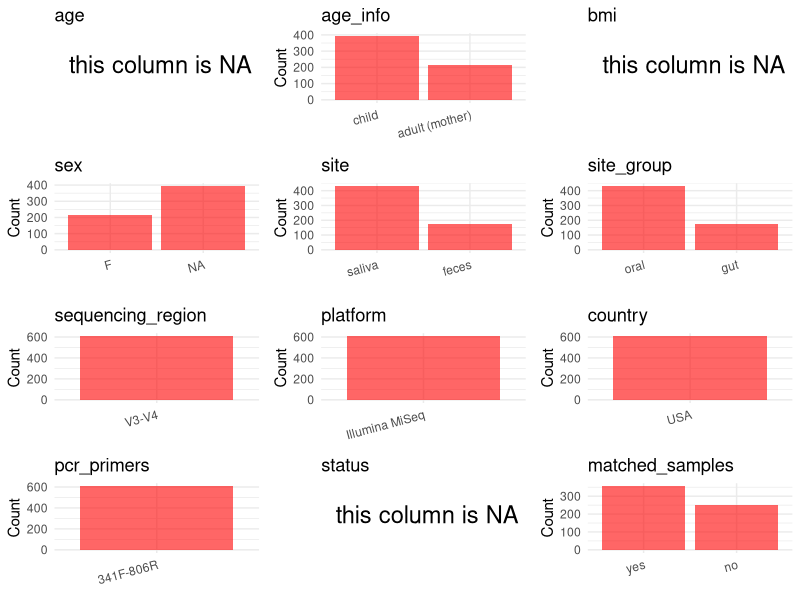

Write R code to recreate this figure. (Note: this script raises an error after producing the figure.)
## ---- chunk 1
# Load libraries
library(dplyr)
library(ggplot2)
library(cowplot)

# (1) Setting working directory
# EDIT HERE: change project_id for each study
project_id <- "PRJNA420339"

base_dir <- "/beegfs/huangxiaochang/global_oral/global-oral-microbiome/data/projects/"
setwd(file.path(base_dir, project_id))

# (2) Loading raw SRA metadata file
sra_file <- "SraRunTable.csv"
initial_meta <- read.csv("SraRunTable.csv", header = TRUE)

# (3) OPTIONAL: If extra metadata (e.g., Table.x or supplemental materials) are available from the article, you may need to merge the file with initial_meta manually. Below is example code for merging. Depending on the specific case of each study, you can customize the code as needed.
# supp_table <- read.csv("supplemental_table.csv", header = TRUE)
# initial_meta <- left_join(initial_meta, supp_table, by = merge_col_name)
## ---- chunk 2
# (1) Read the article in the following order: abstract, the beginning of the results section, and the methods. Understand the sample size, experimental design, and disease group overview. Clarify the sampling sites; for oral and gut samples, specify the exact sites like supragingival plaque, tongue, etc.

# (2) IMPORTANT: MUST go through each column of initial_meta
# head(initial_meta, 10)

# IMPORTANT: Check the unique values in the column of interest or query column.
# lapply(initial_meta[c('body_habitat', 'body_product', 'body_site')], table) # site
# table(initial_meta$host_subject_id) # subject id
# table(initial_meta$platform..exp.) # output is Illumina
# table(initial_meta$target_subfragment..exp.)
## ---- chunk 3
# (1) EDIT HERE: Parameter setup
# NOTE: This project has no lab control samples (blanks/positives) or non-human samples. Leave keywords empty to skip filtering.
control_column <- NA   # column name in initial_meta
# unique(initial_meta[[control_column]])  # uncomment to explore
control_keywords <- c()     # Enter exact keywords

species_column <- NA          # column name in initial_meta
# unique(initial_meta[[species_column]])  # uncomment to explore
non_human_keywords <- c()            # Enter exact keywords


# (2) Remove controls and non-human samples. DO NOT need to modify code in this part, just run it.
n_samples <- nrow(initial_meta)
# Control evaluation
if (length(control_keywords) > 0) {
  if (is.null(control_column) || control_column == "") {
    stop("Error: control_keywords provided but control_column is missing.")
  }

  if (!(control_column %in% colnames(initial_meta))) {
    stop(sprintf("Error: Column '%s' not found in initial_meta.", control_column))
  }

  control_pattern <- paste(control_keywords, collapse = "|")
  control_text <- initial_meta[[control_column]]
  is_control <- grepl(control_pattern, control_text)

} else {
  is_control <- rep(FALSE, n_samples)
}

# Non-human evaluation
if (length(non_human_keywords) > 0) {
  if (is.null(species_column) || species_column == "") {
    stop("Error: non_human_keywords provided but species_column is missing.")
  }

  if (!(species_column %in% colnames(initial_meta))) {
    stop(sprintf("Error: Column '%s' not found in initial_meta.", control_column))
  }

  non_human_pattern <- paste(non_human_keywords, collapse = "|")
  species_text <- initial_meta[[species_column]]
  is_non_human <- grepl(non_human_pattern, species_text)
} else {
  is_non_human <- rep(FALSE, n_samples)
}

# Execute removal
samples_to_remove <- is_control | is_non_human
initial_meta <- initial_meta[!samples_to_remove, ]

cat("Initial samples counts:",n_samples,"\n")
cat("Removed control samples:", sum(is_control), "\n")
cat("Removed non-human samples:", sum(is_non_human), "\n")
cat("Total samples removed ", sum(samples_to_remove), "\n")
cat("Remaining samples after Step 2:", nrow(initial_meta), "\n")
## ---- chunk 4
# Extract columns from initial_meta as follows:
# (1) No modification needed → extract directly.
# (2) Modification needed → create a column start with 'raw_' and mark the target column as "pending".
# (3) Need to find or determine based on the article.

metadata <- data.frame(
  bioproject = initial_meta$BioProject,
  sample_id = initial_meta$Run,
  subject_id = initial_meta$host_subject_id,
  age = NA,
  age_info = "pending",
  bmi = NA,
  raw_sex = NA,
  sex = "pending",
  sequencing_region = "V3-V4",
  platform = initial_meta$Instrument,
  country = "USA",
  raw_site = initial_meta$env_material,
  site = "pending",
  site_group = "pending",
  public_time = initial_meta$ReleaseDate,
  pcr_primers = NA,
  title = NA,
  disease_study = NA,
  status = "Healthy",
  matched_samples = "pending",
  is_time_series = "no",
  stringsAsFactors = FALSE
)

metadata$public_time <- as.Date(metadata$public_time)
## ---- chunk 5
# (1) Handle the columns with the `raw_` prefix.
# IMPORTANT: Add comments if the modification is not straightforward!!
# Derive sex from subject_id: IDs ending with 'M' are mothers (all female in this cohort)
metadata <- metadata %>% mutate(sex = case_when(
  grepl("M$", subject_id) ~ "F",
  TRUE ~ NA_character_
))

# Derive age_info from host_family_relationship: child vs mother
metadata <- metadata %>% mutate(age_info = case_when(
  grepl("child", initial_meta$host_family_relationship, ignore.case = TRUE) ~ "child",
  grepl("mother", initial_meta$host_family_relationship, ignore.case = TRUE) ~ "adult (mother)",
  TRUE ~ NA_character_
))

# Remap site from env_material to standardized names
metadata <- metadata %>% mutate(site = case_when(
  raw_site == "Buccal Swab" ~ "saliva",
  raw_site == "Stool" ~ "feces",
  TRUE ~ tolower(raw_site)
)) # env_material contained non-standard labels

# Add publication information
metadata$pcr_primers <- "341F-806R"
metadata$title <- "Child Weight Gain Trajectories Linked To Oral Microbiota Composition"
metadata$disease_study <- "no"
metadata$status <- NA_character_

# Keep only saliva samples
keep_subjects <- metadata$subject_id[metadata$site == "saliva"]
metadata <- metadata[metadata$subject_id %in% keep_subjects, ]

## ---- chunk 6
# (2) Filling the 'site_group' and 'matched_samples' columns
# editing site_group
unique(metadata$site)
# EDIT HERE: add oral sites
Oral_site = c("saliva", "mouth", "tongue coating", "supragingival plaque", "subgingival plaque", "oral swab", "denture", "tooth", "abscess pus", "adjacent periodontal pocket", "patient healthy crevice", "healthy control crevice", "gingival crevicular fluid", "subgingival plaque")
# EDIT HERE: add gut sites
Gut_site = c("feces", "stool")
# just run
metadata <- metadata %>%
  mutate(site_group = case_when(
    site %in% Oral_site ~ "oral",
    site %in% Gut_site ~ "gut",
    TRUE ~ "other"
  ))

# editing matched_samples, just run.
metadata$matched_samples <- ifelse(
  ave(metadata$subject_id, metadata$subject_id, FUN = length) > 1,
  "yes",
  "no"
)
## ---- chunk 7
# (3) check if there is pending value in metadata. If there is pending value, go on modify the metadata.
# Function to check if a column contains "pending"
has_pending <- function(col) {
  if (is.character(col) || is.factor(col)) {
    any(col == "pending", na.rm = TRUE)
  } else {
    FALSE
  }
}

# Check for any pending value
any_pending_value <- any(sapply(metadata, has_pending))

if (!any_pending_value) {
  message("Good! No cell contains the value 'pending'.")
} else {
  pending_cols <- names(metadata)[sapply(metadata, has_pending)]
  message("Columns containing 'pending': ", paste(pending_cols, collapse = ", "))
  message("Please continue to resolve these pending columns!")
}
## ---- chunk 8
# Select columns for visualization, just run
plot_data <- metadata %>%
  select(-bioproject, -sample_id, -subject_id, -title)

create_simple_plots <- function(data) {
  plots <- list()
  continuous_vars <- c("age", "bmi")

  for (col in colnames(data)) {
    if (all(is.na(data[[col]]))) {
      p <- ggplot() +
        annotate("text", x = 0.5, y = 0.5, label = "this column is NA", size = 6) +
        labs(title = col) +
        theme_void()
    } else if (col %in% continuous_vars && is.numeric(data[[col]])) {
      p <- ggplot(data, aes(x = .data[[col]])) +
        geom_histogram(fill = "blue", alpha = 0.6, bins = 20, na.rm = TRUE) +
        labs(title = col, x = col, y = "Count") +
        theme_minimal()
    } else {
      count_data <- as.data.frame(table(data[[col]], useNA = "ifany"))
      p <- ggplot(count_data, aes(x = reorder(Var1, -Freq), y = Freq)) +
        geom_col(fill = "red", alpha = 0.6) +
        labs(title = col, x = NULL, y = "Count") +
        theme_minimal() +
        theme(axis.text.x = element_text(angle = 15, hjust = 1))
    }
    plots[[col]] <- p
  }

  return(plots)
}

# Generate and arrange plots
plots <- create_simple_plots(plot_data)
p <- plot_grid(plots$age,
               plots$age_info,
               plots$bmi,
               plots$sex,
               plots$site,
               plots$site_group,
               plots$sequencing_region,
               plots$platform,
               plots$country,
               plots$pcr_primers,
               plots$status,
               plots$matched_samples,
               ncol = 3, align = "hv", axis = "lb")
ggsave("Metadata_Summary.png", plot = p, width = 8, height = 6, dpi = 150)
## ---- chunk 9
# Insert Metadata_Summary.png into the current Rmd output
knitr::include_graphics("Metadata_Summary.png")
## ---- chunk 10
# Reorder the data frame
fixed_cols <- c("bioproject", "sample_id", "subject_id", "age", "age_info",
                "bmi", "sex", "platform", "sequencing_region", "pcr_primers",
                "country", "site", "site_group", "disease_study", "status",
                "title", "public_time", "matched_samples", "is_time_series")
metadata <- metadata %>%
  select(all_of(fixed_cols), everything())

# save metadata
# head(metadata)
write.csv(metadata, file = "metadata_v2.csv", quote = TRUE, row.names = FALSE)
